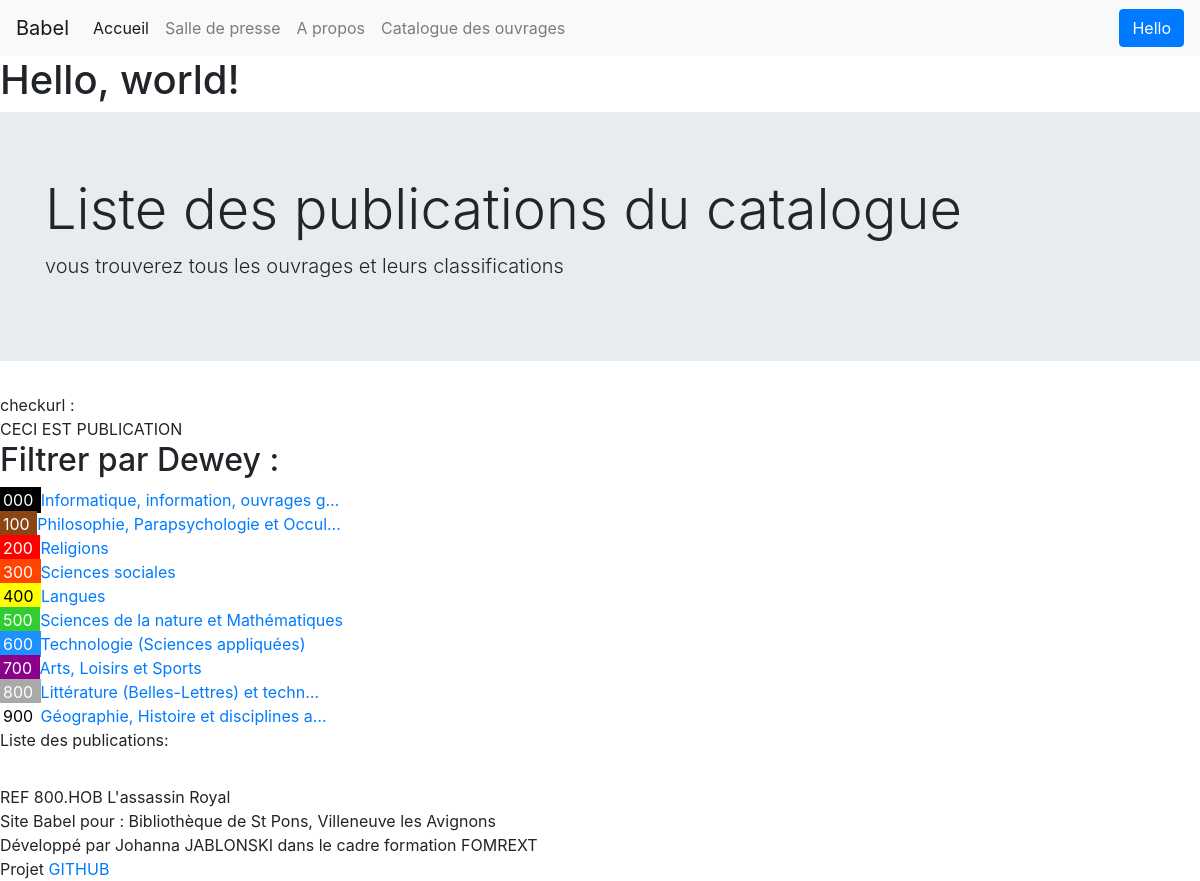
The page /publication/ on the database as committed earlier.
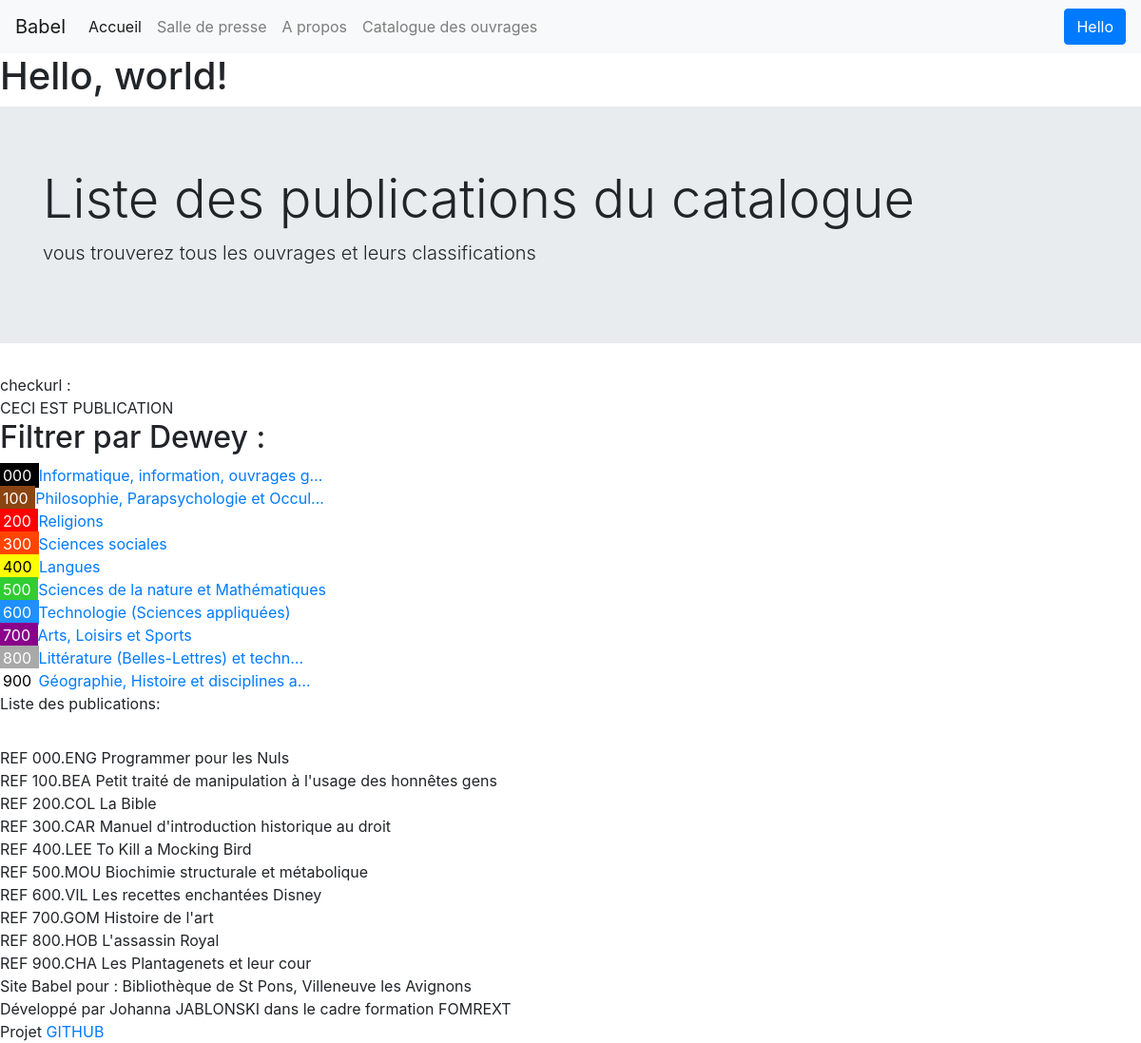
The same page on the database as committed later.
### catalog/models.py (models this page shows, shortened)
class Dewey(models.Model):
    DEWEY_COLOR_CHOICES = [
        ("000", "#000000", "#fff"),  # Black
        ("100", "#8B4513", "#fff"),  # Maroon
        ("200", "#FF0000", "#fff"),  # Red
        ("300", "#FF4500", "#fff"),  # Orange
        ("400", "#FFFF00", "#000"),  # Yellow
        ("500", "#32CD32", "#fff"),  # Green
        ("600", "#1E90FF", "#fff"),  # Ble
        ("700", "#8B008B", "#fff"),  # Purple
        ("800", "#A9A9A9", "#fff"),  # Grey
        ("900", "#FFFFFF", "#000"),  # White
    ]
    name = models.CharField(max_length=61, verbose_name=_("Nom"))
    number = models.CharField(max_length=12, verbose_name=_("Numéro"))
    text_color = models.CharField(max_length=7, default="*", editable=False)
    bg_color = models.CharField(max_length=7, default="*", editable=False)
    class Meta:
        ordering = ["number"]
        verbose_name = _("Numéros Dewey")
    def colored_number(self):
        if self.number:
            try:
                i = int(self.number[:1])
                return format_html(
                    '<span style="background-color: {}; color:{}; min-width:50px; padding:3px"> {} </span>',
                    self.DEWEY_COLOR_CHOICES[i][1],
                    self.DEWEY_COLOR_CHOICES[i][2],
                    self.number,
                )
            except:
                return "Wrong format"

class Publication(models.Model):
    TYPE_PUBLICATION_CHOICES = [
        ("_", "Livres"),
        ("A", "Autres"),
        ("M", "Musique"),
        ("F", "Films"),
    ]
    dewey_number = models.ForeignKey(
        "Dewey", models.PROTECT, null=True, verbose_name=_("Numéro Dewey")
    )
    type_publication = models.CharField(
        max_length=1,
        choices=TYPE_PUBLICATION_CHOICES,
        default="_",
        verbose_name=_("Type de publication"),
    )
    isbn = models.CharField(max_length=35)
    reference = models.CharField(
        max_length=61, editable=False, verbose_name=_("Référence")
    )
    name = models.CharField(max_length=61, verbose_name=_("Titre"))
    author = models.ForeignKey(
        Author, models.PROTECT, null=True, verbose_name=_("Auteur")
    )
    label_editor = models.CharField(
        max_length=50, null=True, blank=True, verbose_name=_("Label ou éditeur")
    )
    date_publication = models.DateField(
        null=True, blank=True, verbose_name=_("Date de publication")
    )
    nb_tracks_pages = models.IntegerField(
        null=True, blank=True, verbose_name=_("Nombre de pages/pistes")
    )
    content = models.TextField(null=True, blank=True, verbose_name=_("Contenu"))
    image_url = models.URLField(null=True, blank=True)
    image_book = models.ImageField(null=True, blank=True)
    class Meta:
        ordering = ["reference"]
        verbose_name = _("Publication")
    def __str__(self):
        return f"{self.reference} {self.name}"

### catalog/views.py (the view)
# urls.py: path("publication/", publication, name="publication"),
def publication(request):
    record = Dewey.objects.get(number="100")
    record_list = Dewey.objects.all()
    publication_list = Publication.objects.all()
    context_local = {
        "title": "Liste des publications du catalogue",
        "description": "vous trouverez tous les ouvrages et leurs classifications",
    }
    context_page = {
        "global": CONTEXT_GLOBAL,
        "local": context_local,
        "dewey_object": record,
        "dewey_object_list": record_list,
        "publication_object_list": publication_list,
    }
    return render(request, "catalog/publication.html", context=context_page)

### catalog/templates/catalog/publication.html
{% extends 'catalog/base.html' %}
{% block content %}
CECI EST PUBLICATION
{% include 'catalog/dewey-list.html'%}
{% include 'catalog/publication-list.html'%}
{% endblock %}

### catalog/templates/catalog/base.html (shortened to what this page needs)
{% load static %}
<!doctype html>
<html lang="fr">
  <head>
    <link rel="stylesheet" href="https://stackpath.bootstrapcdn.com/bootstrap/4.4.1/css/bootstrap.min.css">
    <link rel="stylesheet" href="{%static 'catalog/style.css'%}">
  </head>
  <body>
  {% block navbar %}
  {% include 'catalog/navbar.html'%}
  {% endblock %}
     <h1>Hello, world!</h1>
  {% block jumbotron %}
  {% include 'catalog/jumbotron.html'%}
  {% endblock %}
checkurl : <br>
  {% block content %}
  {% endblock %}
  {% block footer %}
<footer>
Site Babel pour : {{global.mediatheque_name}}, {{global.mediatheque_adr}}<br>
Développé par {{global.dev_name}} dans le cadre {{global.dev_cadre}}<br>
Projet <a href ="{{global.dev_github}}" target="_new">GITHUB</a>
</footer>
  {% endblock %}
  </body>
</html>

### catalog/templates/catalog/navbar.html (shortened to what this page needs)
 <nav class="navbar navbar-expand-lg navbar-light bg-light">
  <a class="navbar-brand" href="{% url 'home' %}">Babel</a>
  <div class="collapse navbar-collapse" id="navbarNav">
    <ul class="navbar-nav">
      <li class="nav-item active">
        <a class="nav-link" href="{% url 'home' %}">Accueil<span class="sr-only">(current)</span></a>
      </li>
      <li class="nav-item">
        <a class="nav-link" href="{% url 'newsroom' %}">Salle de presse</a>
      </li>
      <li class="nav-item">
        <a class="nav-link" href="{% url 'about' %}">A propos</a>
      </li>
      <li class="nav-item">
        <a class="nav-link" href="{% url 'publication' %}">Catalogue des ouvrages</a>
      </li>
    </ul>
    <div class="ml-auto">
            {% if user.is_authenticated %}
            <a class="btn btn-primary" href=" http://127.0.0.1:8000/admin">User :
                {{ user.username }}</a>
            {% else %}
            <button class="btn btn-primary">Hello</button>
            {% endif %}
        </div>
  </div>
</nav>

### catalog/templates/catalog/jumbotron.html
<div class="jumbotron jumbotron-fluid">
  <div class="container">
    <h1 class="display-4">{{local.title}}</h1>
    <p class="lead">{{local.description}}</p>
  </div>
</div>

### catalog/templates/catalog/dewey-list.html (shortened to what this page needs)
<div class="dewey-list">
    <h2>Filtrer par Dewey : </h2>
    <div class="list-group dewey-list-group">
    {% for dewey_record in dewey_object_list %}
        <a href="{% url 'publication' %}?dewey={{ dewey_record.number}}" type="button" class=#list-group>
                {{ dewey_record.colored_number}}
        {{ dewey_record.name|truncatechars:38}}</a>
    {% endfor %}

### catalog/templates/catalog/publication-list.html (shortened to what this page needs)
Liste des publications:
{% for publication_record in publication_object_list %}
{{ publication_record }} <br>
{% endfor %}

Rows that differ between the two databases and show on the page:
added Publication: reference+name "REF 000.ENG Programmer pour les Nuls"
added Publication: reference+name "REF 100.BEA Petit traité de manipulation à l'usage des honnêtes gens"
added Publication: reference+name "REF 200.COL La Bible"
added Publication: reference+name "REF 300.CAR Manuel d'introduction historique au droit"
added Publication: reference+name "REF 400.LEE To Kill a Mocking Bird"
added Publication: reference+name "REF 500.MOU Biochimie structurale et métabolique"
added Publication: reference+name "REF 600.VIL Les recettes enchantées Disney"
added Publication: reference+name "REF 700.GOM Histoire de l'art"
added Publication: reference+name "REF 900.CHA Les Plantagenets et leur cour"
